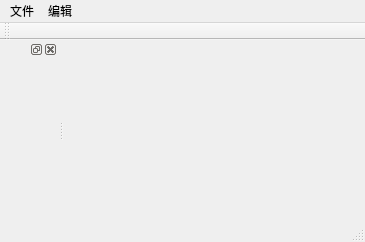
<?xml version="1.0" encoding="UTF-8"?>
<ui version="4.0">
 <class>MainWindow</class>
 <widget class="QMainWindow" name="MainWindow">
  <property name="geometry">
   <rect>
    <x>0</x>
    <y>0</y>
    <width>365</width>
    <height>242</height>
   </rect>
  </property>
  <property name="windowTitle">
   <string>MainWindow</string>
  </property>
  <widget class="QWidget" name="centralwidget"/>
  <widget class="QMenuBar" name="menubar">
   <property name="geometry">
    <rect>
     <x>0</x>
     <y>0</y>
     <width>365</width>
     <height>17</height>
    </rect>
   </property>
   <widget class="QMenu" name="menu">
    <property name="title">
     <string>文件</string>
    </property>
    <widget class="QMenu" name="menu_3">
     <property name="title">
      <string>设置</string>
     </property>
    </widget>
    <widget class="QMenu" name="menu_4">
     <property name="title">
      <string>打开</string>
     </property>
     <addaction name="actionmyfile"/>
     <addaction name="separator"/>
     <addaction name="actionhistoricalfile"/>
    </widget>
    <addaction name="actionnew"/>
    <addaction name="separator"/>
    <addaction name="menu_4"/>
    <addaction name="separator"/>
    <addaction name="menu_3"/>
   </widget>
   <widget class="QMenu" name="menu_2">
    <property name="title">
     <string>编辑</string>
    </property>
   </widget>
   <addaction name="menu"/>
   <addaction name="menu_2"/>
  </widget>
  <widget class="QStatusBar" name="statusbar"/>
  <widget class="QToolBar" name="toolBar">
   <property name="windowTitle">
    <string>toolBar</string>
   </property>
   <attribute name="toolBarArea">
    <enum>TopToolBarArea</enum>
   </attribute>
   <attribute name="toolBarBreak">
    <bool>false</bool>
   </attribute>
  </widget>
  <widget class="QDockWidget" name="dockWidget">
   <property name="mouseTracking">
    <bool>false</bool>
   </property>
   <property name="allowedAreas">
    <set>Qt::LeftDockWidgetArea|Qt::RightDockWidgetArea</set>
   </property>
   <attribute name="dockWidgetArea">
    <number>1</number>
   </attribute>
   <widget class="QWidget" name="dockWidgetContents"/>
  </widget>
  <action name="actionnew">
   <property name="icon">
    <iconset>
     <normaloff>../../大一上文件/图.jpg</normaloff>../../大一上文件/图.jpg</iconset>
   </property>
   <property name="text">
    <string>新建</string>
   </property>
  </action>
  <action name="actionmyfile">
   <property name="text">
    <string>我的文档</string>
   </property>
  </action>
  <action name="actionhistoricalfile">
   <property name="text">
    <string>历史记录</string>
   </property>
  </action>
 </widget>
 <resources/>
 <connections/>
</ui>
